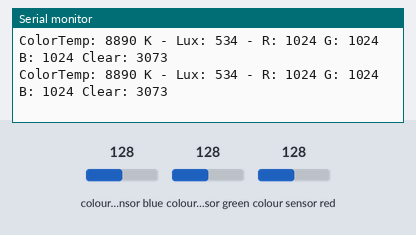
A sketch run on a simulated Arduino Uno, built with avr-gcc and run on an emulated ATmega328P. Parts: the last lines printed to the serial monitor. Inputs (shaded band) come from the test bench; at power-on: colour sensor blue 128, colour sensor green 128, colour sensor red 128.

Above: at 1.2 s.
1.3 s: colour sensor blue set to 5
At 1.43 s:
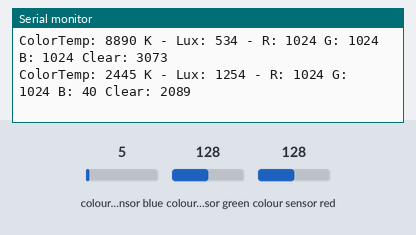
4.3 s: colour sensor green set to 5
At 4.3 s:
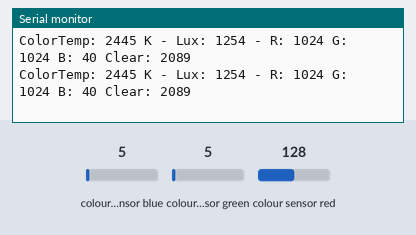
7.3 s: colour sensor red set to 5
At 7.35 s:
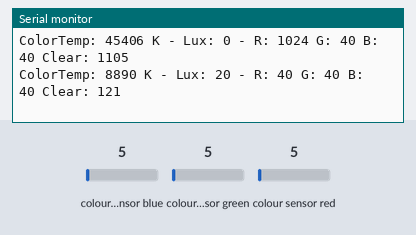
10.3 s: colour sensor blue set to 128
At 10.32 s:
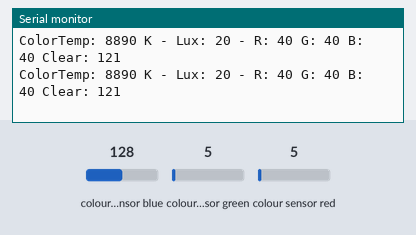
13.3 s: colour sensor green set to 64
At 13.31 s:
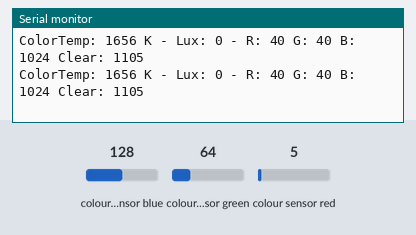
16.3 s: colour sensor red set to 128
At 16.32 s:
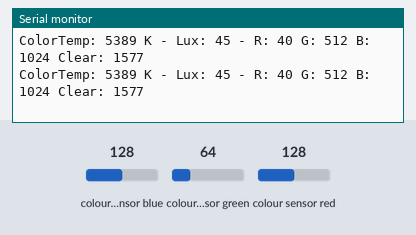
Timing chart, 0 to 19.3 s (numbered marks = the images above; inputs shaded):
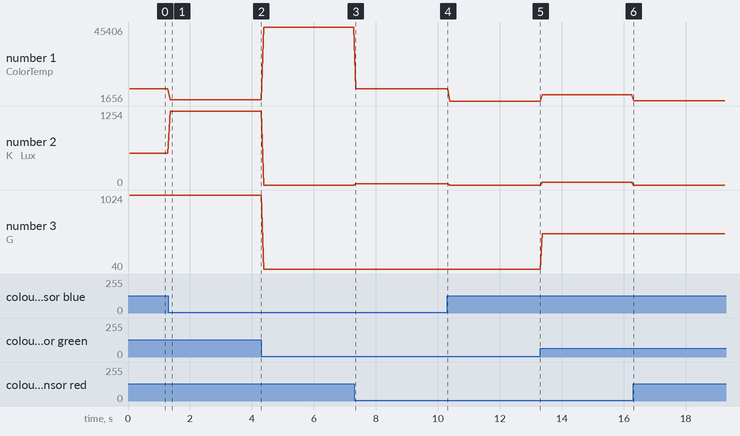

Measured:
- after the input at 1.3 s, the serial monitor: prints a new line after 0.06 s (image 1)
- after the input at 7.3 s, the serial monitor: prints a new line after 0.05 s (image 3)
- plotted number 1: 8890 → 2445 after the input at 1.3 s, 2445 → 45406 after the input at 4.3 s, 45406 → 8890 after the input at 7.3 s, 8890 → 1656 after the input at 10.3 s, 1656 → 5389 after the input at 13.3 s
- plotted number 2: 534 → 1254 after the input at 1.3 s, 1254 → 0 after the input at 4.3 s, 0 → 20 after the input at 7.3 s, 20 → 0 after the input at 10.3 s, 0 → 45 after the input at 13.3 s
- plotted number 3: 40 → 512 after the input at 13.3 s

The sketch:

flora_color_sensor_print.ino
```cpp
#include <Wire.h>
#include <Adafruit_TCS34725.h>

const int SERIAL_BAUD = 9600;

/* Flora + TCS34725 */
/* Print 16 bit RGB values to serial console */

/* Connect SCL    to Flora #3 (SCL)
   Connect SDA    to Flora #2 (SDA)
   Connect 3v     to Flora 3.3V
   Connect GND    to Flora GND */

/* Initialise with default values (int time = 2.4ms, gain = 1x) */
// Adafruit_TCS34725 tcs = Adafruit_TCS34725();

/* Initialise with specific int time and gain values */
Adafruit_TCS34725 tcs = Adafruit_TCS34725(TCS34725_INTEGRATIONTIME_700MS, TCS34725_GAIN_1X);

void setup(void) {
  Serial.begin(SERIAL_BAUD);

  if (tcs.begin()) {
    Serial.println("Found sensor");
  } else {
    Serial.println("No TCS34725 found ... check your connections");
    while (1);
  }
}

void loop(void) {
  uint16_t r, g, b, c, colorTemp, lux;

  tcs.getRawData(&r, &g, &b, &c);
  colorTemp = tcs.calculateColorTemperature(r, g, b);
  lux = tcs.calculateLux(r, g, b);

  Serial.print("ColorTemp: "); Serial.print(colorTemp, DEC); Serial.print(" K - ");
  Serial.print("Lux: "); Serial.print(lux, DEC); Serial.print(" - ");
  Serial.print("R: "); Serial.print(r, DEC); Serial.print(" ");
  Serial.print("G: "); Serial.print(g, DEC); Serial.print(" ");
  Serial.print("B: "); Serial.print(b, DEC); Serial.print(" ");
  Serial.print("Clear: "); Serial.print(c, DEC); Serial.print(" ");
  Serial.println(" ");
}
```
